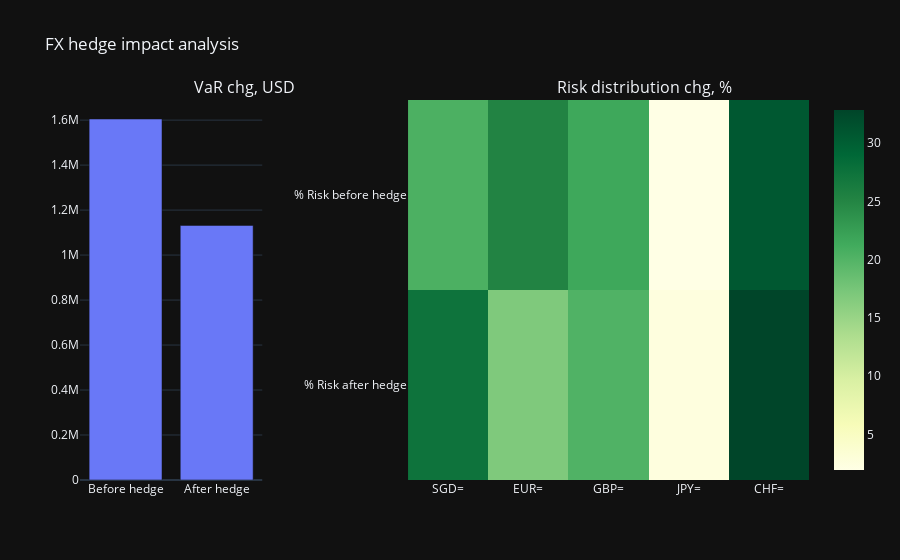

Notebook code for this chart:
### Markdown cell above
### <span style="color:#6978F7">FX hedging impact on Value-at-Risk analysis</span>

This model calculates a parametric VaR on an FX portfolio, and measures the changes in risk depending on % of FX positions being hedged.

<b>fx_hedge_var_impact.<span style=" color:green">get_data</span></b><i>(portfolio)</i>
<br>Returns a plotly chart.</br>

The portfolio is to be declared as a dictionary of the following structure: <b><i>{str currency RIC : [position amt, % of position hedged] }</i></b>

### Code cell
portfolio = {
    'SGD=': [10000000, 0],
    'EUR=': [10000000, 0.5],
    'GBP=': [10000000, 0.3],
    'JPY=': [100000000, 0],
    'CHF=': [10000000, 0.2]
}
fx_hedge_var_impact.get_data(portfolio)

### Figure 1 — Plotly figure (JSON) as saved in the notebook; plotly's stock layout.template omitted (floating-point values rounded to 4 significant figures)
{"data": [{"colorscale": [[0, "rgb(255,255,229)"], [0.125, "rgb(247,252,185)"], [0.25, "rgb(217,240,163)"], [0.375, "rgb(173,221,142)"], [0.5, "rgb(120,198,121)"], [0.625, "rgb(65,171,93)"], [0.75, "rgb(35,132,67)"], [0.875, "rgb(0,104,55)"], [1, "rgb(0,69,41)"]], "type": "heatmap", "x": ["SGD=", "EUR=", "GBP=", "JPY=", "CHF="], "xaxis": "x2", "y": ["% Risk after hedge", "% Risk before hedge"], "yaxis": "y2", "z": [[27.44, 16.89, 20.22, 2.606, 32.84], [20.52, 25.25, 21.6, 1.948, 30.69]]}, {"marker": {"color": "#6978F7"}, "type": "bar", "x": ["Before hedge", "After hedge"], "xaxis": "x", "y": [1605000.0, 1132000.0], "yaxis": "y"}], "layout": {"annotations": [{"font": {"size": 16}, "showarrow": false, "text": "VaR chg, USD", "x": 0.225, "xanchor": "center", "xref": "paper", "y": 1, "yanchor": "bottom", "yref": "paper"}, {"font": {"size": 16}, "showarrow": false, "text": "Risk distribution chg, %", "x": 0.775, "xanchor": "center", "xref": "paper", "y": 1, "yanchor": "bottom", "yref": "paper"}], "autosize": true, "title": {"text": "FX hedge impact analysis"}, "xaxis": {"autorange": true, "domain": [0, 0.25], "range": [-0.5, 1.5], "type": "category"}, "xaxis2": {"autorange": true, "domain": [0.45, 1], "range": [-0.5, 4.5], "type": "category"}, "yaxis": {"anchor": "x", "autorange": true, "domain": [0, 1], "range": [0, 1689000.0], "type": "linear"}, "yaxis2": {"anchor": "x2", "autorange": true, "domain": [0, 1], "range": [-0.5, 1.5], "type": "category"}}}
